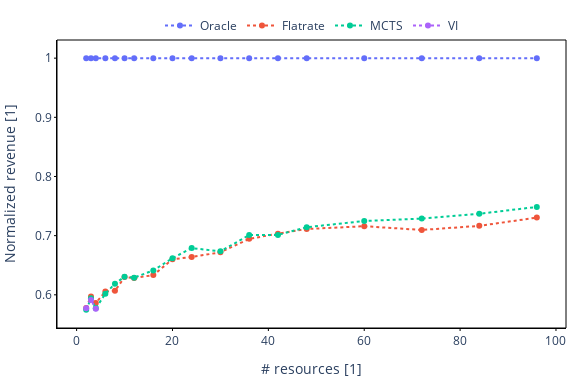

The notebook cell saved with this chart:
### Code cell
fig = px.scatter(df_mean_normalized, x="expected_res", y = "r", color="runner")
fig.update_traces(mode='markers+lines', line=dict(dash="dot"))
fig.update_layout(
    width=576,  # 6 inches * 96 pixels/inch
    height=384,  # 4 inches * 96 pixels/inch (or adjust based on your needs)
    legend=dict(
        yanchor="bottom",  # Anchor the legend from the bottom
        y=1,  # Position the legend above the plot (y > 1)
        xanchor="center",  # Center the legend horizontally
        x=0.5,  # Center the legend (x = 0.5)
        orientation="h",  # Display the legend horizontally
        title=None,
    ),
    plot_bgcolor='rgba(0, 0, 0, 0)',  # Transparent background inside the plot
    paper_bgcolor='rgba(0, 0, 0, 0)',  # Transparent background outside the plot
    margin=dict(l=10, r=10, t=40, b=10),  # Adjust margins to make space for border
    xaxis=dict(
        showline=True,  # Show x-axis line
        linewidth=1,  # Set line width
        linecolor='black',  # Set line color
        # dash='dash',  # Make x-axis line dashed
        ticks='outside',  # Move ticks outside the plot
        ticklen=2,  # Length of the tick marks
        tickwidth=1,  # Width of the tick marks
        tickcolor='black',  # Color of the tick marks
        title="# resources [1]"
    ),
    yaxis=dict(
        showline=True,  # Show y-axis line
        linewidth=1,  # Set line width
        linecolor='black',  # Set line color
        # dash='dash',  # Make y-axis line dashed
        ticks='outside',  # Move ticks outside the plot
        ticklen=2,  # Length of the tick marks
        tickwidth=1,  # Width of the tick marks
        tickcolor='black',  # Color of the tick marks
        title="Normalized revenue [1]"
    ),
    # Optional: Add border around the entire plot area
    shapes=[dict(
        type='rect',
        x0=0, y0=0, x1=1, y1=1,
        xref='paper', yref='paper',
        line=dict(color='black', width=1)
    )]
)
# save the figure as a static image
fig.write_image(FIGROOT/"normalized_revenue_vs_n_res.pdf")
fig.show()

### Figure 1 — Plotly figure (JSON) as saved in the notebook; plotly's stock layout.template omitted (floating-point values rounded to 4 significant figures)
{"data": [{"hovertemplate": "runner=Oracle<br>expected_res=%{x}<br>r=%{y}<extra></extra>", "legendgroup": "Oracle", "marker": {"color": "#636efa", "symbol": "circle"}, "mode": "markers+lines", "name": "Oracle", "orientation": "v", "showlegend": true, "x": [2, 3, 4, 6, 8, 10, 12, 16, 20, 24, 30, 36, 42, 48, 60, 72, 84, 96], "xaxis": "x", "y": [1.0, 1.0, 1.0, 1.0, 1.0, 1.0, 1.0, 1.0, 1.0, 1.0, 1.0, 1.0, 1.0, 1.0, 1.0, 1.0, 1.0, 1.0], "yaxis": "y", "type": "scatter", "line": {"dash": "dot"}}, {"hovertemplate": "runner=Flatrate<br>expected_res=%{x}<br>r=%{y}<extra></extra>", "legendgroup": "Flatrate", "marker": {"color": "#EF553B", "symbol": "circle"}, "mode": "markers+lines", "name": "Flatrate", "orientation": "v", "showlegend": true, "x": [2, 3, 4, 6, 8, 10, 12, 16, 20, 24, 30, 36, 42, 48, 60, 72, 84, 96], "xaxis": "x", "y": [0.5777, 0.5973, 0.5863, 0.6056, 0.6067, 0.6299, 0.6285, 0.6333, 0.6601, 0.6639, 0.6719, 0.6946, 0.7032, 0.7113, 0.7159, 0.7096, 0.7165, 0.7305], "yaxis": "y", "type": "scatter", "line": {"dash": "dot"}}, {"hovertemplate": "runner=MCTS<br>expected_res=%{x}<br>r=%{y}<extra></extra>", "legendgroup": "MCTS", "marker": {"color": "#00cc96", "symbol": "circle"}, "mode": "markers+lines", "name": "MCTS", "orientation": "v", "showlegend": true, "x": [2, 3, 4, 6, 8, 10, 12, 16, 20, 24, 30, 36, 42, 48, 60, 72, 84, 96], "xaxis": "x", "y": [0.5746, 0.594, 0.5772, 0.6019, 0.6189, 0.6305, 0.629, 0.6413, 0.6619, 0.6789, 0.6734, 0.701, 0.7013, 0.7143, 0.7247, 0.7289, 0.737, 0.7485], "yaxis": "y", "type": "scatter", "line": {"dash": "dot"}}, {"hovertemplate": "runner=VI<br>expected_res=%{x}<br>r=%{y}<extra></extra>", "legendgroup": "VI", "marker": {"color": "#ab63fa", "symbol": "circle"}, "mode": "markers+lines", "name": "VI", "orientation": "v", "showlegend": true, "x": [2, 3, 4, 6, 8, 10, 12, 16, 20, 24, 30, 36, 42, 48, 60, 72, 84, 96], "xaxis": "x", "y": [0.5774, 0.5913, 0.5765, null, null, null, null, null, null, null, null, null, null, null, null, null, null, null], "yaxis": "y", "type": "scatter", "line": {"dash": "dot"}}], "layout": {"xaxis": {"anchor": "y", "domain": [0.0, 1.0], "title": {"text": "# resources [1]"}, "showline": true, "linewidth": 1, "linecolor": "black", "ticks": "outside", "ticklen": 2, "tickwidth": 1, "tickcolor": "black"}, "yaxis": {"anchor": "x", "domain": [0.0, 1.0], "title": {"text": "Normalized revenue [1]"}, "showline": true, "linewidth": 1, "linecolor": "black", "ticks": "outside", "ticklen": 2, "tickwidth": 1, "tickcolor": "black"}, "legend": {"title": {}, "tracegroupgap": 0, "yanchor": "bottom", "y": 1, "xanchor": "center", "x": 0.5, "orientation": "h"}, "margin": {"t": 40, "l": 10, "r": 10, "b": 10}, "width": 576, "height": 384, "plot_bgcolor": "rgba(0, 0, 0, 0)", "paper_bgcolor": "rgba(0, 0, 0, 0)", "shapes": [{"line": {"color": "black", "width": 1}, "type": "rect", "x0": 0, "x1": 1, "xref": "paper", "y0": 0, "y1": 1, "yref": "paper"}]}}
